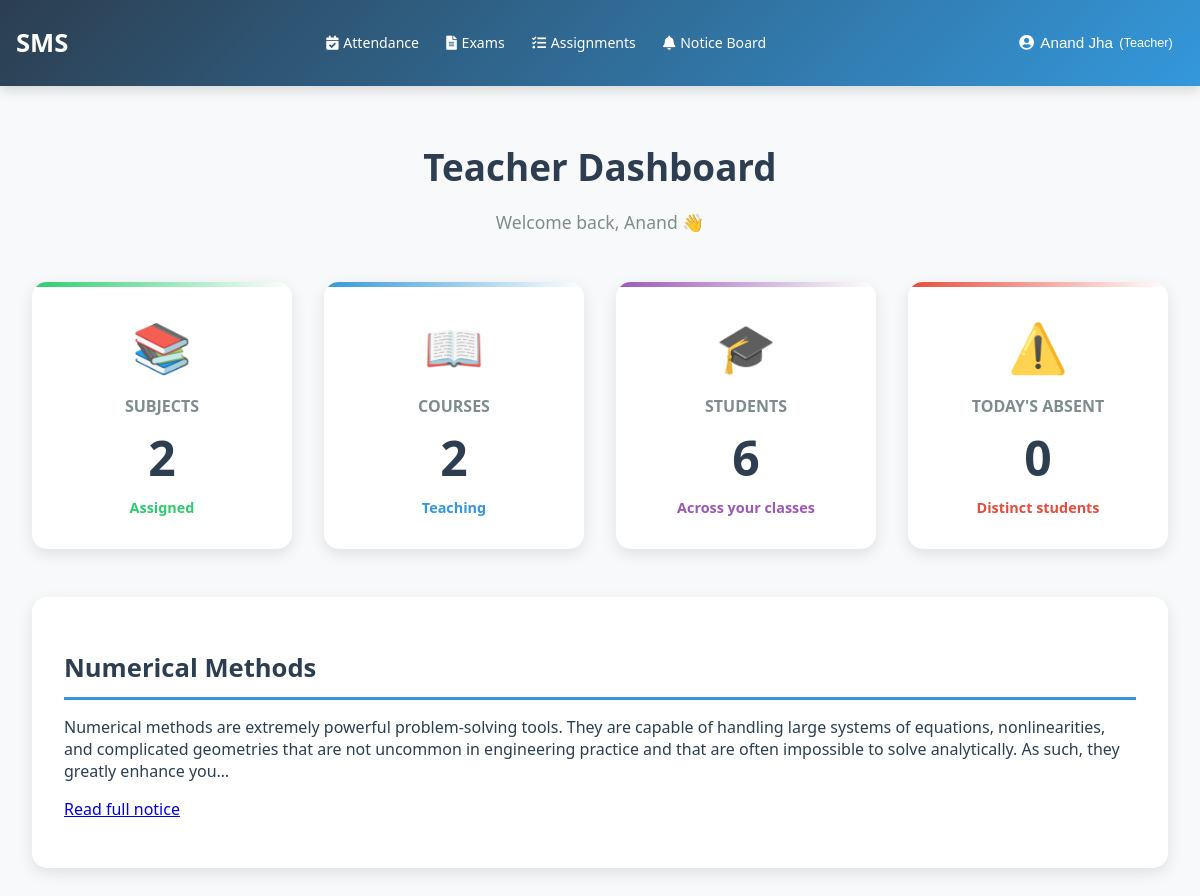
Page /teacher/dashboard/ (signed in) on the earlier database version.
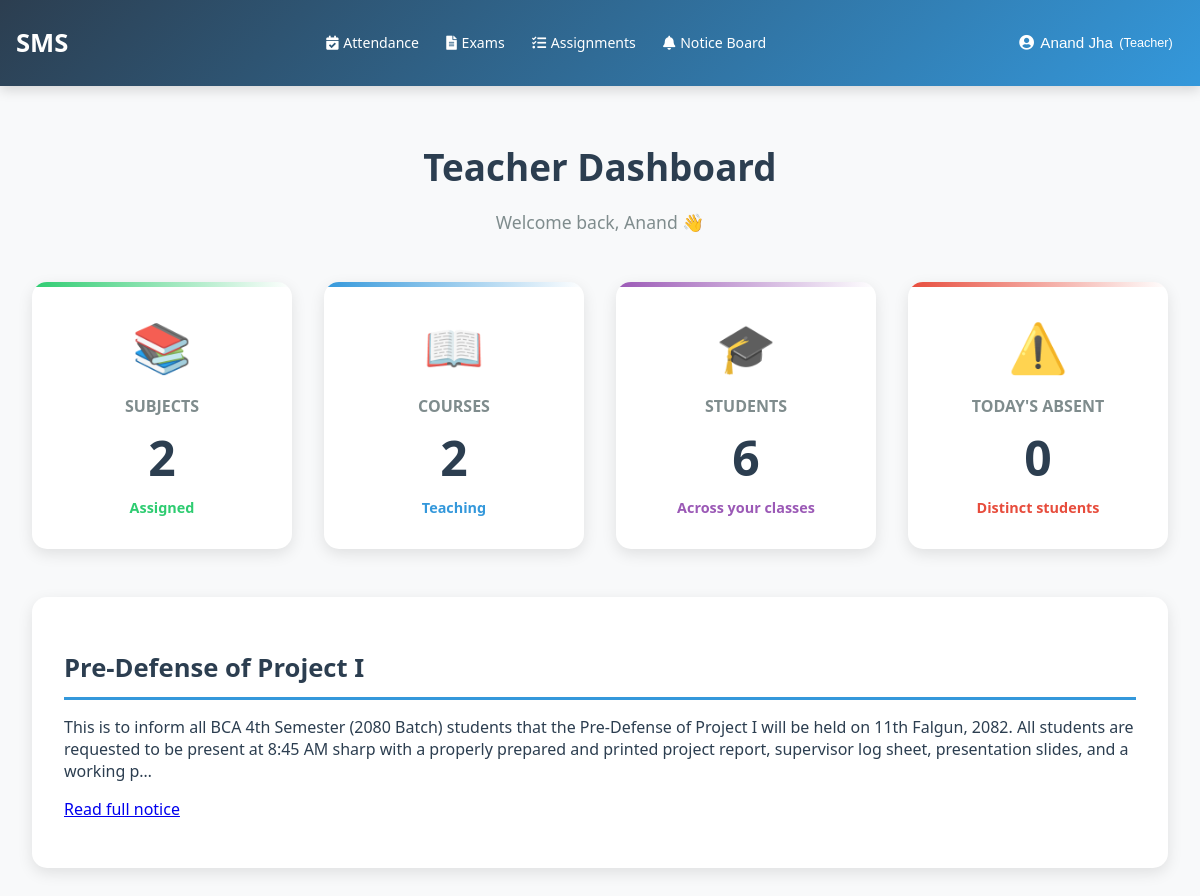
Same page on the later database version.
### noticeboard/models.py (models this page shows, shortened)
class Notice(models.Model):
    AUDIENCE_CHOICES = [
        ('all', 'All Users'),
        ('batch', 'Specific Batch'),
        ('course', 'Specific Course'),
        ('role', 'Specific Role'),
        ('students', 'All Students'),
        ('teachers', 'All Teachers'),
        ('guardians', 'All Guardians'),
    ]
    PRIORITY_CHOICES = [
        ('low', 'Low'),
        ('medium', 'Medium'),
        ('high', 'High'),
        ('urgent', 'Urgent'),
    ]
    title = models.CharField(max_length=255)
    content = models.TextField()
    audience_type = models.CharField(max_length=20, choices=AUDIENCE_CHOICES, default='all')
    batches = models.ManyToManyField(Batch, blank=True, related_name='notices')
    courses = models.ManyToManyField(Course, blank=True, related_name='notices')
    priority = models.CharField(max_length=10, choices=PRIORITY_CHOICES, default='medium')
    is_important = models.BooleanField(default=False)
    created_by = models.ForeignKey(User, on_delete=models.CASCADE, related_name='created_notices')
    created_at = models.DateTimeField(auto_now_add=True)
    updated_at = models.DateTimeField(auto_now=True)
    expires_at = models.DateTimeField(null=True, blank=True)
    is_active = models.BooleanField(default=True)
    class Meta:
        ordering = ['-created_at']
        indexes = [
            models.Index(fields=['created_at', 'is_active']),
            models.Index(fields=['audience_type', 'created_by']),
            models.Index(fields=['priority', 'is_important']),
        ]
        verbose_name_plural = 'Notices'

### accounts/views.py (the view)
# urls.py: path('teacher/dashboard/', views.teacher_dashboard, name='teacher_dashboard'),
@login_required
def teacher_dashboard(request):
    if not request.user.is_teacher:
        return redirect('login')
    teacher_profile = None
    if hasattr(request.user, 'teacher_profile'):
        teacher_profile = request.user.teacher_profile
    subjects_count = request.user.subjects_taught.count() if request.user else 0
    courses_count = Course.objects.filter(subjects__teacher=request.user).distinct().count()
    students_count = StudentCourseEnrollment.objects.filter(course__subjects__teacher=request.user).values('student').distinct().count()
    from attendance.models import AttendanceRecord
    from django.utils import timezone
    today = timezone.now().date()
    absent_count = AttendanceRecord.objects.filter(
        status='absent',
        date=today,
        session__teacher=request.user
    ).values('student').distinct().count()
    context = {
        'teacher_profile': teacher_profile,
        'subjects_count': subjects_count,
        'courses_count': courses_count,
        'students_count': students_count,
        'absent_count': absent_count,
    }
    from noticeboard.models import Notice
    from django.utils import timezone as dj_tz
    now = dj_tz.now()
    notices_qs = Notice.objects.filter(is_active=True).filter(
        Q(expires_at__gt=now) | Q(expires_at__isnull=True)
    )
    course_ids = Course.objects.filter(subjects__teacher=request.user).values_list('id', flat=True)
    notices_qs = notices_qs.filter(
        Q(audience_type='all') | Q(audience_type='teachers') | Q(courses__in=course_ids)
    ).distinct().order_by('-created_at')
    context['latest_notice'] = notices_qs.first()
    if not context['latest_notice']:
        fallback = Notice.objects.filter(is_active=True).filter(
            Q(expires_at__gt=now) | Q(expires_at__isnull=True)
        ).order_by('-created_at').first()
        context['latest_notice'] = fallback
    return render(request, 'dashboard/teacher_dashboard.html', context)

### accounts/models.py (called while the page is built)
    @property
    def is_teacher(self):
        return self.role == 'teacher'

### templates/dashboard/teacher_dashboard.html (shortened to what this page needs)
{% extends 'base.html' %}
{% block content %}
<div class="dashboard-header">
    <h1 class="dashboard-title">Teacher Dashboard</h1>
    <p class="dashboard-subtitle">Welcome back, {{ user.first_name }} 👋</p>
</div>
<div class="stats-grid">
    <a href="{% url 'courses:teacher_subjects' %}" class="stat-card subjects">
        <div class="stat-icon">📚</div>
        <h3 class="stat-title">Subjects</h3>
        <div class="stat-value">{{ subjects_count|default:0 }}</div>
        <div class="stat-change">Assigned</div>
    </a>
    <a href="{% url 'courses:course_list' %}" class="stat-card courses">
        <div class="stat-icon">📖</div>
        <h3 class="stat-title">Courses</h3>
        <div class="stat-value">{{ courses_count|default:0 }}</div>
        <div class="stat-change">Teaching</div>
    </a>
    <a href="{% url 'student_list' %}" class="stat-card students">
        <div class="stat-icon">🎓</div>
        <h3 class="stat-title">Students</h3>
        <div class="stat-value">{{ students_count|default:0 }}</div>
        <div class="stat-change">Across your classes</div>
    </a>
    <a href="{% url 'absent_list' %}" class="stat-card absent">
        <div class="stat-icon">⚠️</div>
        <h3 class="stat-title">Today's Absent</h3>
        <div class="stat-value">{{ absent_count|default:0 }}</div>
        <div class="stat-change">Distinct students</div>
    </a>
</div>
<div class="notice-section">
    {% if latest_notice %}
        <h2 class="section-title">{{ latest_notice.title }}</h2>
        <p>{{ latest_notice.content|truncatechars:300 }}</p>
        <p><a href="{% url 'noticeboard:notice_detail' latest_notice.id %}">Read full notice</a></p>
    {% else %}
        <h2 class="section-title">Notice Board</h2>
        <p>No active notices at the moment.</p>
    {% endif %}
</div>
{% endblock %}

Differences in the rows shown:
removed Notice: title "Numerical Methods", content "Numerical methods are extremely powerful problem-solving tools. They are capable of handling large systems of equations, nonlinearities, and complicated geometries that are not uncommon in engineering practice and that are often impossible to solve analytically. As such, they greatly enhance you…"
added Notice: title "Pre-Defense of Project I", content "This is to inform all BCA 4th Semester (2080 Batch) students that the Pre-Defense of Project I will be held on 11th Falgun, 2082. All students are requested to be present at 8:45 AM sharp with a properly prepared and printed project report, supervisor log sheet, presentation slides, and a working p…"
